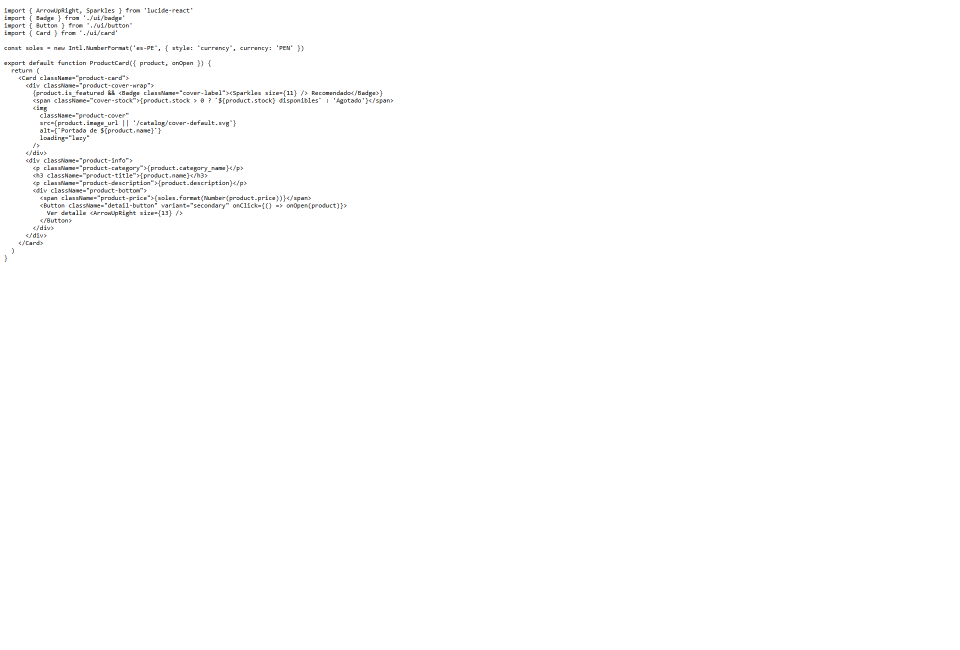
#> input picture frontend/evidencias/06-codigo-productcard.png, 1920 x 1300 px, found by its file name (shown at 1/2 size)
$ python -i build_deliverables.py   (imports and definitions only)
#> lines starting #> are read from the running program, lines starting #| are printed output that depends on the picture; after the words box and inside, x2 and y2 are one past the last pixel; in counts of white or black regions, pixels touching at a corner belong together
from __future__ import annotations

import hashlib
import os
from pathlib import Path

from docx import Document
from docx.enum.text import WD_ALIGN_PARAGRAPH
from docx.oxml import OxmlElement
from docx.shared import Inches, Pt
from docx.text.paragraph import Paragraph
from PIL import Image, ImageChops, ImageDraw, ImageFont


ROOT = Path(r"C:\Users\Paola\tienda-virtual-lab13")
FRONT = ROOT / "frontend"
EVIDENCE = FRONT / "evidencias"
DERIVED = EVIDENCE / "para-informe"
WORK = FRONT / "tmp-lab13"
TEMPLATE = FRONT / "GLAB-S13-JMIRANDA-2026-02-plantilla.docx"
OUTPUT = FRONT / "Laboratorio_13_LibroMundo_Paola.docx"
TXT_OUTPUT = FRONT / "Laboratorio_13_LibroMundo_Paola.txt"
EXPECTED_SHA = "f732bba6c1c91ffc5aeefde68371876727764a449a61e882041c2b4f58c41e26"


def font(size: int, bold: bool = False) -> ImageFont.FreeTypeFont:
    path = Path(r"C:\Windows\Fonts\arialbd.ttf" if bold else r"C:\Windows\Fonts\arial.ttf")
    return ImageFont.truetype(str(path), size)


def crop_screenshot(name: str, crop: tuple[int, int, int, int] | None = None) -> Path:
#> called with name = '../evidencias/06-codigo-productcard.png'
    src = EVIDENCE / name
    im = Image.open(src).convert("RGB")
#> im is the input picture: PIL image 1920x1300 RGB; mean R, G, B 253.3, 253.3, 253.3
    if crop:
        im = im.crop(crop)
    else:
        # Remove only blank browser/editor margins. The pixels showing code remain intact.
        mask = ImageChops.difference(im, Image.new("RGB", im.size, "white")).convert("L")
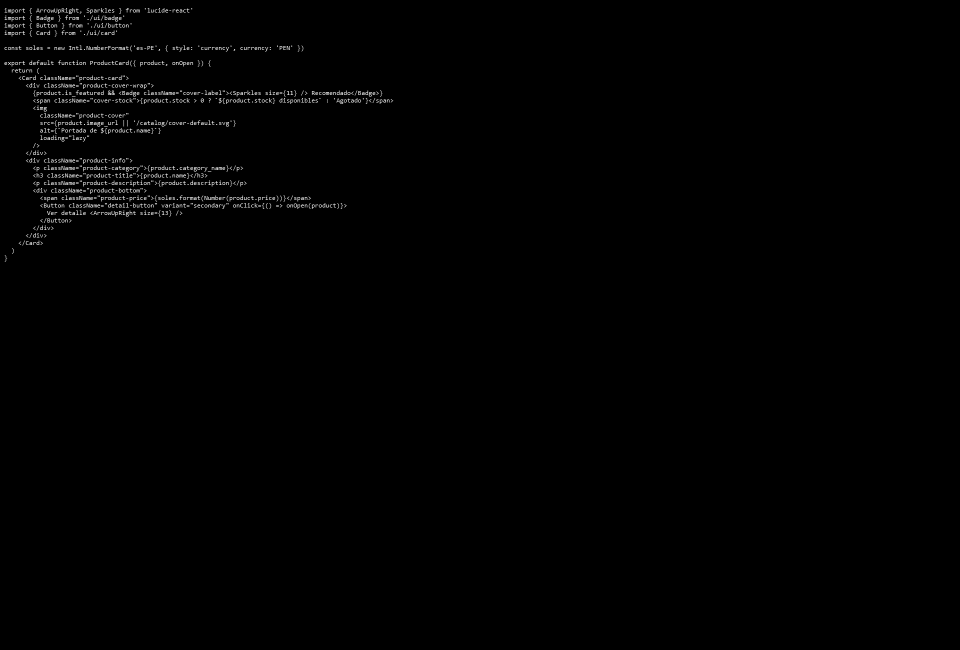
#> mask: PIL image 1920x1300 L (shown at 1/2 size); min 0, max 255, mean 1.7
        mask = mask.point(lambda px: 255 if px > 25 else 0)
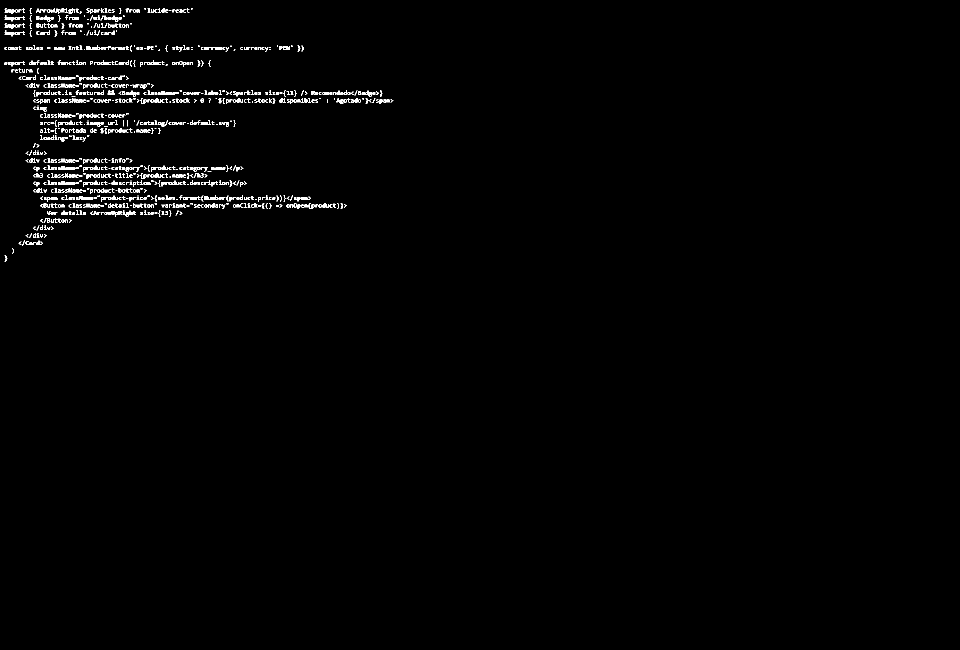
#> mask: PIL image 1920x1300 L (shown at 1/2 size); 1% white in thin lines or dots, all inside (x1, y1, x2, y2) = (8, 16, 787, 523)
        box = mask.getbbox()
#> box = (8, 16, 787, 523)
        if box:
            left, top, right, bottom = box
#> left = 8; top = 16; right = 787; bottom = 523
            pad = 26
            im = im.crop((max(0, left - pad), max(0, top - pad), min(im.width, right + pad), min(im.height, bottom + pad)))
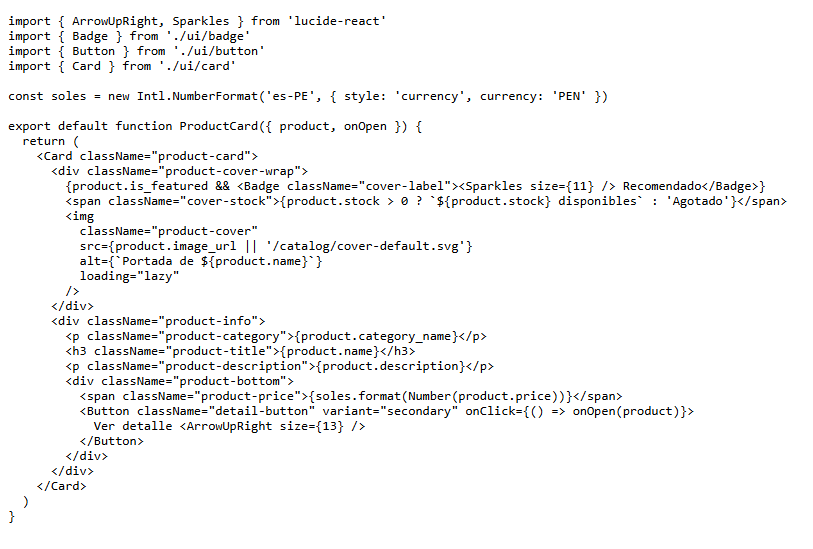
#> im: PIL image 813x549 RGB; mean R, G, B 245.4, 245.4, 245.4
    target = DERIVED / (src.stem + "-informe.png")
    im.save(target, optimize=True)
    return target


# [308 lines left out: functions make_architecture, create_para_after, add_solution, add_figure, find_anchor, load_txt and 1 more, not called in this run]


# [2 lines not run here, left out]

>>> result = crop_screenshot('../evidencias/06-codigo-productcard.png')

$ run again, on frontend/tmp-lab13/reference-pdf-pages/ref0001-2.png
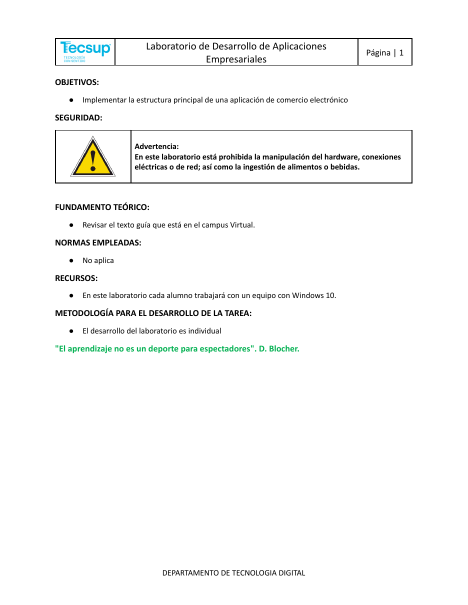
#> input picture frontend/tmp-lab13/reference-pdf-pages/ref0001-2.png, 935 x 1210 px, found by its file name (shown at 1/2 size)
#> in crop_screenshot, im is the input picture: PIL image 935x1210 RGB; mean R, G, B 248.7, 249.1, 248.6
#> in crop_screenshot, `mask = mask.point(lambda px: 255 if px > 25 else 0)`:
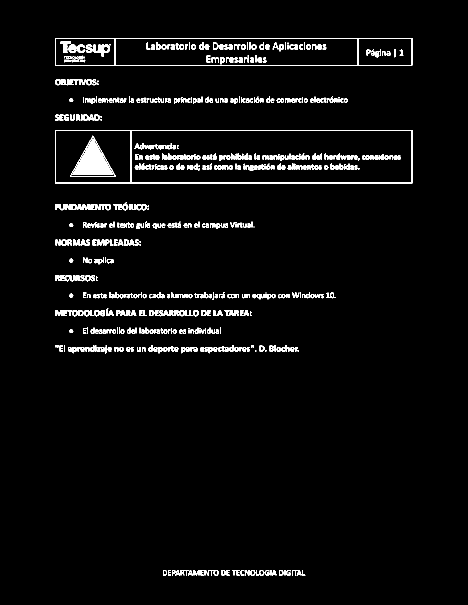
#> mask: PIL image 935x1210 L (shown at 1/2 size); 3.5% white; 585 white regions (91 under 20 px), largest, box (x1, y1, x2, y2) and area: (140, 271, 232, 353) 3408, (110, 260, 825, 367) 2769, (110, 76, 825, 131) 2561
#> box = (110, 76, 825, 1152)
#> left = 110; top = 76; right = 825; bottom = 1152
#> in crop_screenshot, `im = im.crop((max(0, left - pad), max(0, top - pad), min(im.width, rig..`:
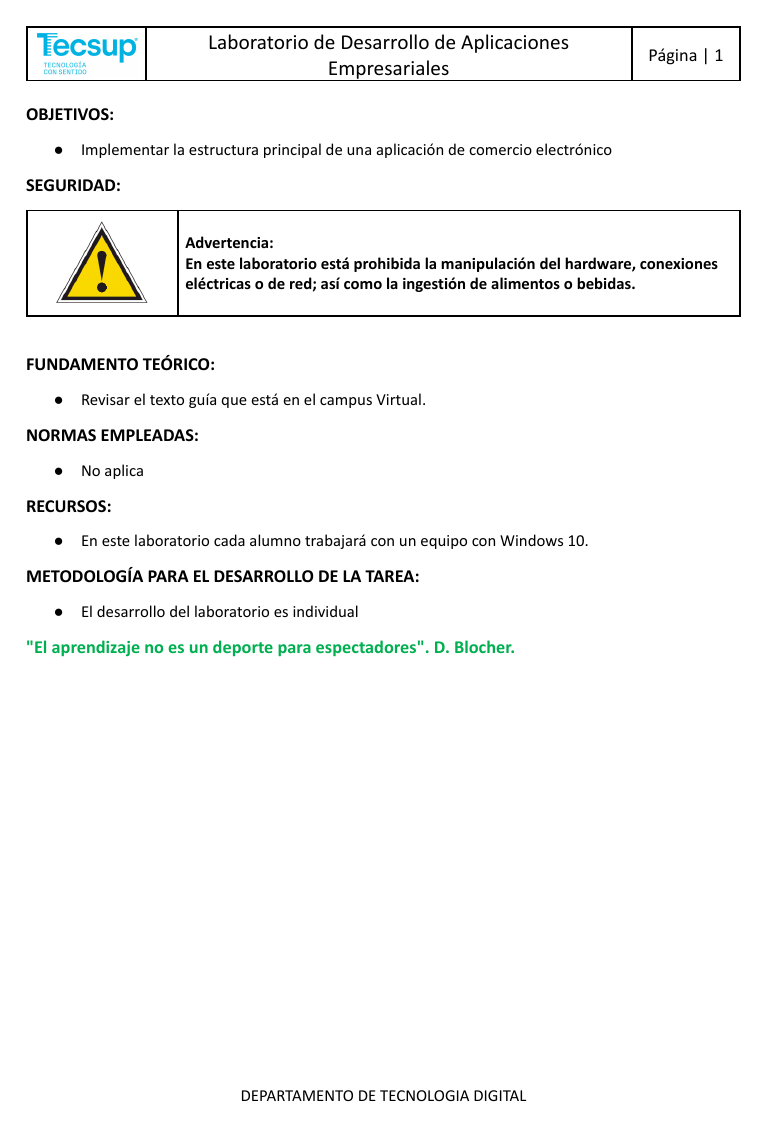
#> im: PIL image 767x1128 RGB; mean R, G, B 246.8, 247.3, 246.7
